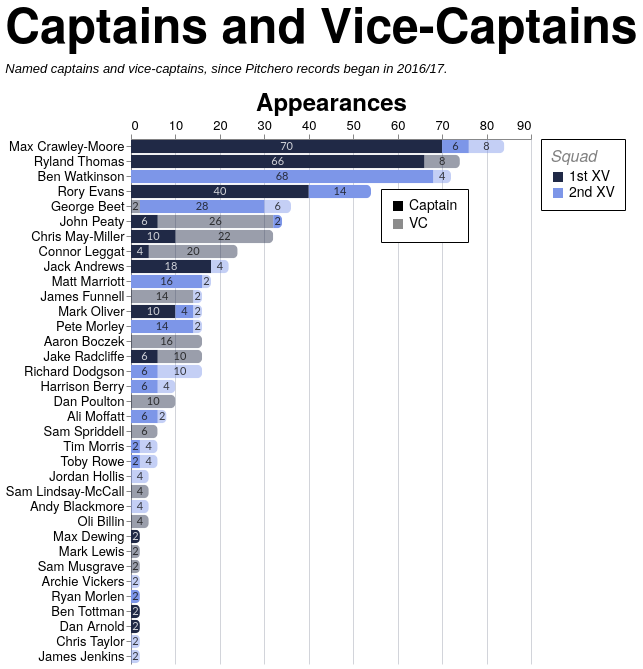

Express this chart as Vega-Lite.
### Vega-Lite specification from a JSON file in a GitHub repository (floating-point values rounded to 4 significant figures; data arrays with more than 128 entries replaced by an {"elided": "..."} marker saying what was removed)
{"config": {"axis": {"labelFont": "PT Sans Narrow, Helvetica Neue, Helvetica, Arial, sans-serif", "titleFont": "PT Sans Narrow, Helvetica Neue, Helvetica, Arial, sans-serif", "labelFontSize": 13, "titleFontSize": 24, "gridColor": "#202947", "gridOpacity": 0.2, "zindex": 1}, "text": {"font": "Lato, sans-serif"}, "bar": {"cornerRadiusEnd": 5}, "header": {"labelFont": "PT Sans Narrow, Helvetica Neue, Helvetica, Arial, sans-serif", "titleFont": "PT Sans Narrow, Helvetica Neue, Helvetica, Arial, sans-serif", "labelFontSize": 24, "titleFontSize": 28, "labelFontWeight": "bold", "orient": "left"}, "legend": {"labelFont": "PT Sans Narrow, Helvetica Neue, Helvetica, Arial, sans-serif", "titleFont": "PT Sans Narrow, Helvetica Neue, Helvetica, Arial, sans-serif", "labelFontSize": 14, "titleFontSize": 16, "titlePadding": 5, "fillColor": "white", "strokeColor": "black", "padding": 10, "titleFontWeight": "lighter", "titleFontStyle": "italic", "titleColor": "gray", "offset": 10}, "title": {"font": "PT Sans Narrow, Helvetica Neue, Helvetica, Arial, sans-serif", "fontSize": 48, "fontWeight": "bold", "anchor": "start", "align": "center", "titlePadding": 20, "subtitlePadding": 10, "subtitleFontSize": 13, "subtitleColor": "", "subtitleFontStyle": "italic", "offset": 15, "color": "black"}, "axisX": {"labelAngle": 0}, "facet": {"title": null, "header": null, "align": {"row": "each", "column": "each"}, "spacing": 10}, "resolve": {"scale": {"y": "independent", "facet": "independent"}}, "background": "transparent", "scale": {"offsetBandPaddingOuter": 0.2, "offsetBandPaddingInner": 0.1}, "view": {"stroke": null, "background": "transparent"}}, "layer": [{"mark": {"type": "bar"}, "encoding": {"color": {"field": "squad", "legend": {"labelExpr": "datum.value + ' XV'", "orient": "right", "title": "Squad"}, "scale": {"domain": ["1st", "2nd"], "range": ["#202946", "#7d96e8"]}, "sort": ["1st", "2nd"], "type": "nominal"}, "opacity": {"field": "role", "legend": {"legendX": 250, "legendY": 50, "orient": "none", "title": null}, "scale": {"domain": ["Captain", "VC"], "range": [1.0, 0.45]}, "sort": ["Captain", "VC"], "type": "nominal"}, "order": {"field": "stack_order", "sort": "ascending", "type": "quantitative"}, "tooltip": [{"field": "player", "title": "Player", "type": "nominal"}, {"field": "squad", "title": "Squad", "type": "nominal"}, {"field": "role", "title": "Role", "type": "nominal"}, {"field": "games_agg", "title": "Games", "type": "quantitative"}], "x": {"axis": {"orient": "top", "title": "Appearances"}, "field": "games_agg", "stack": "zero", "type": "quantitative"}, "y": {"field": "player", "sort": {"field": "player_total", "op": "max", "order": "descending"}, "title": null, "type": "nominal"}}, "transform": [{"aggregate": [{"op": "sum", "field": "games", "as": "games_agg"}, {"op": "max", "field": "player_total", "as": "player_total"}], "groupby": ["player", "squad", "role", "stack_order"]}]}, {"mark": {"type": "text", "align": "center", "baseline": "middle", "fontSize": 11, "opacity": 0.8}, "encoding": {"color": {"field": "label_color", "legend": null, "scale": null, "type": "nominal"}, "text": {"field": "games_agg", "format": ".0f", "type": "quantitative"}, "x": {"field": "x_mid", "type": "quantitative"}, "y": {"field": "player", "sort": {"field": "player_total", "op": "max", "order": "descending"}, "title": null, "type": "nominal"}}, "transform": [{"aggregate": [{"op": "sum", "field": "games", "as": "games_agg"}, {"op": "max", "field": "player_total", "as": "player_total"}], "groupby": ["player", "squad", "role", "stack_order"]}, {"groupby": ["player"], "stack": "games_agg", "sort": [{"field": "stack_order", "order": "ascending"}], "as": ["x0", "x1"]}, {"calculate": "(datum.x0 + datum.x1) / 2", "as": "x_mid"}, {"calculate": "datum.squad === '1st' && datum.role === 'Captain' ? '#ffffff' : '#111111'", "as": "label_color"}]}], "data": {"name": "data-6aa6bbe302ff89d0ddd0065e9b330aff"}, "height": {"step": 15}, "title": {"text": "Captains and Vice-Captains", "subtitle": "Named captains and vice-captains, since Pitchero records began in 2016/17."}, "transform": [{"joinaggregate": [{"op": "sum", "field": "games", "as": "player_total"}], "groupby": ["player"]}], "width": 400, "$schema": "https://vega.github.io/schema/vega-lite/v5.20.1.json", "datasets": {"data-6aa6bbe302ff89d0ddd0065e9b330aff": {"elided": "197 records"}}}
